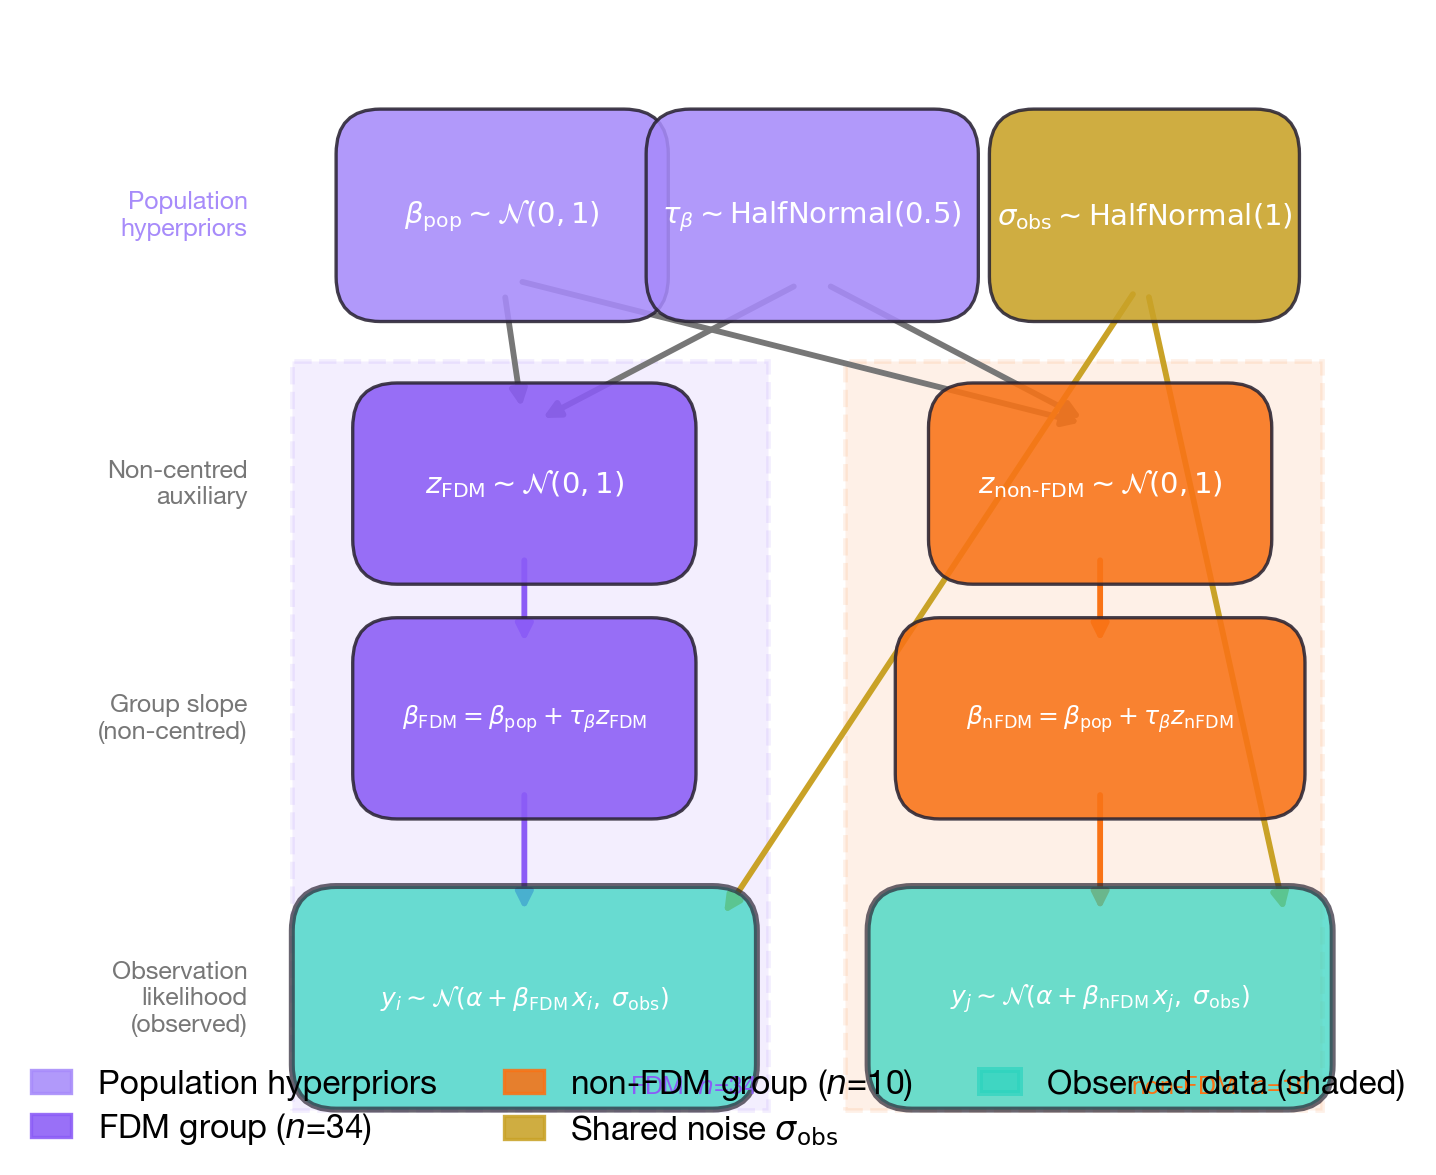

Source code (Python):
"""
Figure 9 — Hierarchical Bayesian Model DAG
Thesis §3.5b — directed acyclic graph showing partial-pooling structure.
Conference paper: thesis-only (conference paper uses fig3_hierarchical_shrinkage instead).

Shows three levels:
  1. Population hyperpriors (β_pop, τ_β, σ_obs)
  2. Group-level parameters: non-centered reparameterisation (z_g ~ N(0,1),
     β_g = β_pop + τ_β · z_g) for FDM (n=34) and non-FDM (n=10) groups
  3. Observation likelihood: y_i ~ Normal(α + β_g · x_i, σ_obs)

Non-centered form is shown because that is the actual implementation in
src/uq/hierarchical.py — the centered form was abandoned due to funnel geometry.

Run:  python figures/fig9_hierarchical_dag.py
Outputs: figures/fig9_hierarchical_dag.svg
         figures/fig9_hierarchical_dag.png
"""
from __future__ import annotations

import sys
from pathlib import Path

import matplotlib
matplotlib.use("Agg")
import matplotlib.pyplot as plt
import matplotlib.patches as mpatches
from matplotlib.patches import FancyBboxPatch

ROOT = Path(__file__).parent.parent
sys.path.insert(0, str(ROOT))

from figures.style import (  # noqa: E402
    PALETTE as C, SIZES, LW, DPI_PNG, FONTSIZE,
    apply_style, save_figure, LEGEND_KW,
)

# ── Layout constants ─────────────────────────────────────────────────────────
FIG_W, FIG_H = SIZES["dag"]   # (5.5, 4.2)

# Colors for each DAG level
COL_HYPER  = C["violet"]     # population hyperpriors
COL_FDM    = C["bootstrap"]  # FDM group
COL_NFDM   = C["bayesian"]   # non-FDM group
COL_OBS    = C["hier"]       # observation likelihood (shaded = observed)
COL_SHARED = C["amber"]      # shared parameters (σ_obs)

ALPHA_BOX   = 0.88
ALPHA_OBS   = 0.70           # slightly more transparent — "observed" nodes
BOX_RADIUS  = 0.04           # FancyBboxPatch corner radius
PLATE_ALPHA = 0.10           # plate boundary fill alpha


def _rounded_box(
    ax: plt.Axes,
    cx: float, cy: float,
    w: float, h: float,
    color: str,
    text: str,
    fontsize: int | None = None,
    alpha: float = ALPHA_BOX,
    edgecolor: str | None = None,
    textcolor: str = "white",
    lw: float = LW["spine"],
) -> None:
    """Draw a rounded rectangle centred at (cx, cy) with text."""
    fs = fontsize or FONTSIZE["annotation"]
    ec = edgecolor or C["dark"]
    box = FancyBboxPatch(
        (cx - w / 2, cy - h / 2), w, h,
        boxstyle=f"round,pad={BOX_RADIUS}",
        linewidth=lw,
        edgecolor=ec,
        facecolor=color,
        alpha=alpha,
        zorder=3,
    )
    ax.add_patch(box)
    ax.text(cx, cy, text,
            ha="center", va="center",
            fontsize=fs, color=textcolor,
            zorder=4, multialignment="center")


def _arrow(
    ax: plt.Axes,
    x0: float, y0: float,
    x1: float, y1: float,
    color: str = C["dark"],
) -> None:
    ax.annotate(
        "", xy=(x1, y1), xytext=(x0, y0),
        arrowprops=dict(
            arrowstyle="-|>",
            color=color,
            lw=LW["schematic"],
            shrinkA=5,
            shrinkB=5,
        ),
        zorder=2,
    )


def _plate(
    ax: plt.Axes,
    x0: float, y0: float,
    w: float, h: float,
    label: str,
    color: str,
) -> None:
    """Draw a plate boundary (dashed rectangle with corner label)."""
    rect = plt.Rectangle(
        (x0, y0), w, h,
        linewidth=LW["schematic"] * 0.8,
        edgecolor=color,
        facecolor=color,
        alpha=PLATE_ALPHA,
        linestyle="--",
        zorder=1,
    )
    ax.add_patch(rect)
    ax.text(x0 + w - 0.01, y0 + 0.01, label,
            ha="right", va="bottom",
            fontsize=FONTSIZE["annotation"] - 1,
            color=color, style="italic", zorder=5)


def main() -> None:
    apply_style()
    fig, ax = plt.subplots(figsize=(FIG_W, FIG_H))
    ax.set_xlim(-0.22, 1.05)   # negative left margin gives room for row labels
    ax.set_ylim(0, 1)
    ax.axis("off")

    # ── Level positions (y-centres of each row) ──────────────────────────────
    Y_HYPER  = 0.82   # row 1: population hyperpriors
    Y_NC     = 0.58   # row 2: non-centred auxiliary z_g
    Y_GROUP  = 0.37   # row 3: group-level β_g
    Y_OBS    = 0.12   # row 4: observation likelihood

    # ── Box widths / heights ──────────────────────────────────────────────────
    BW_HYPER = 0.22   # hyperprior box width
    BH_HYPER = 0.11
    BW_NC    = 0.23
    BH_NC    = 0.10
    BW_GROUP = 0.23
    BH_GROUP = 0.10
    BW_OBS   = 0.34
    BH_OBS   = 0.12

    # ── Row 1: Population hyperpriors ─────────────────────────────────────────
    # β_pop | τ_β | σ_obs (shared)
    CX_BPOP  = 0.22
    CX_TAU   = 0.50
    CX_SIGMA = 0.80

    _rounded_box(ax, CX_BPOP, Y_HYPER, BW_HYPER, BH_HYPER, COL_HYPER,
                 r"$\beta_{\mathrm{pop}} \sim \mathcal{N}(0,1)$",
                 fontsize=FONTSIZE["annotation"])
    _rounded_box(ax, CX_TAU, Y_HYPER, BW_HYPER, BH_HYPER, COL_HYPER,
                 r"$\tau_\beta \sim \mathrm{HalfNormal}(0.5)$",
                 fontsize=FONTSIZE["annotation"])
    _rounded_box(ax, CX_SIGMA, Y_HYPER, BW_HYPER - 0.02, BH_HYPER, COL_SHARED,
                 r"$\sigma_{\mathrm{obs}} \sim \mathrm{HalfNormal}(1)$",
                 fontsize=FONTSIZE["annotation"])

    # Level label
    ax.text(-0.01, Y_HYPER, "Population\nhyperpriors",
            ha="right", va="center", fontsize=FONTSIZE["annotation"] - 1,
            color=COL_HYPER, fontweight="bold")

    # ── Group plates ──────────────────────────────────────────────────────────
    # FDM plate: x ∈ [0.03, 0.48]
    _plate(ax, 0.03, Y_OBS - BH_OBS / 2 - 0.04,
           0.43, (Y_NC + BH_NC / 2 + 0.06) - (Y_OBS - BH_OBS / 2 - 0.04),
           r"FDM  $n$=34", COL_FDM)
    # non-FDM plate: x ∈ [0.53, 0.97]
    _plate(ax, 0.53, Y_OBS - BH_OBS / 2 - 0.04,
           0.43, (Y_NC + BH_NC / 2 + 0.06) - (Y_OBS - BH_OBS / 2 - 0.04),
           r"non-FDM  $n$=10", COL_NFDM)

    # ── Row 2: Non-centred auxiliary z_g ─────────────────────────────────────
    CX_ZFDM  = 0.24
    CX_ZNFDM = 0.76

    _rounded_box(ax, CX_ZFDM, Y_NC, BW_NC, BH_NC, COL_FDM,
                 r"$z_{\mathrm{FDM}} \sim \mathcal{N}(0,1)$",
                 fontsize=FONTSIZE["annotation"])
    _rounded_box(ax, CX_ZNFDM, Y_NC, BW_NC, BH_NC, COL_NFDM,
                 r"$z_{\mathrm{non\text{-}FDM}} \sim \mathcal{N}(0,1)$",
                 fontsize=FONTSIZE["annotation"])

    ax.text(-0.01, Y_NC, "Non-centred\nauxiliary",
            ha="right", va="center", fontsize=FONTSIZE["annotation"] - 1,
            color=C["mid"], fontstyle="italic")

    # ── Row 3: Group-level β_g ────────────────────────────────────────────────
    CX_BGFDM  = 0.24
    CX_BGNFDM = 0.76

    _rounded_box(ax, CX_BGFDM, Y_GROUP, BW_GROUP, BH_GROUP, COL_FDM,
                 r"$\beta_{\mathrm{FDM}} = \beta_{\mathrm{pop}} + \tau_\beta z_{\mathrm{FDM}}$",
                 fontsize=FONTSIZE["annotation"] - 1)
    _rounded_box(ax, CX_BGNFDM, Y_GROUP, BW_GROUP + 0.06, BH_GROUP, COL_NFDM,
                 r"$\beta_{\mathrm{nFDM}} = \beta_{\mathrm{pop}} + \tau_\beta z_{\mathrm{nFDM}}$",
                 fontsize=FONTSIZE["annotation"] - 1)

    ax.text(-0.01, Y_GROUP, "Group slope\n(non-centred)",
            ha="right", va="center", fontsize=FONTSIZE["annotation"] - 1,
            color=C["mid"])

    # ── Row 4: Observation likelihood ─────────────────────────────────────────
    CX_OFDM  = 0.24
    CX_ONFDM = 0.76

    # Shaded (observed) boxes — darker edgecolor signals observed nodes
    _rounded_box(ax, CX_OFDM, Y_OBS, BW_OBS, BH_OBS, COL_OBS,
                 r"$y_i \sim \mathcal{N}(\alpha + \beta_{\mathrm{FDM}}\, x_i,\; \sigma_{\mathrm{obs}})$",
                 fontsize=FONTSIZE["annotation"] - 1,
                 alpha=ALPHA_OBS, edgecolor=C["dark"], lw=LW["data"] * 0.8)
    _rounded_box(ax, CX_ONFDM, Y_OBS, BW_OBS, BH_OBS, COL_OBS,
                 r"$y_j \sim \mathcal{N}(\alpha + \beta_{\mathrm{nFDM}}\, x_j,\; \sigma_{\mathrm{obs}})$",
                 fontsize=FONTSIZE["annotation"] - 1,
                 alpha=ALPHA_OBS, edgecolor=C["dark"], lw=LW["data"] * 0.8)

    ax.text(-0.01, Y_OBS, "Observation\nlikelihood\n(observed)",
            ha="right", va="center", fontsize=FONTSIZE["annotation"] - 1,
            color=C["mid"])

    # ── Arrows: hyperpriors → z_g ─────────────────────────────────────────────
    # β_pop → z_FDM (through group equations)
    _arrow(ax, CX_BPOP, Y_HYPER - BH_HYPER / 2,
               CX_ZFDM, Y_NC + BH_NC / 2, C["mid"])
    _arrow(ax, CX_BPOP, Y_HYPER - BH_HYPER / 2,
               CX_ZNFDM, Y_NC + BH_NC / 2, C["mid"])
    # τ_β → z_FDM and z_nFDM
    _arrow(ax, CX_TAU, Y_HYPER - BH_HYPER / 2,
               CX_ZFDM, Y_NC + BH_NC / 2, C["mid"])
    _arrow(ax, CX_TAU, Y_HYPER - BH_HYPER / 2,
               CX_ZNFDM, Y_NC + BH_NC / 2, C["mid"])

    # ── Arrows: z_g → β_g ────────────────────────────────────────────────────
    _arrow(ax, CX_ZFDM, Y_NC - BH_NC / 2,
               CX_BGFDM, Y_GROUP + BH_GROUP / 2, COL_FDM)
    _arrow(ax, CX_ZNFDM, Y_NC - BH_NC / 2,
               CX_BGNFDM, Y_GROUP + BH_GROUP / 2, COL_NFDM)

    # ── Arrows: β_g → observation ────────────────────────────────────────────
    _arrow(ax, CX_BGFDM, Y_GROUP - BH_GROUP / 2,
               CX_OFDM, Y_OBS + BH_OBS / 2, COL_FDM)
    _arrow(ax, CX_BGNFDM, Y_GROUP - BH_GROUP / 2,
               CX_ONFDM, Y_OBS + BH_OBS / 2, COL_NFDM)

    # ── Arrow: σ_obs → both observation boxes (shared noise) ─────────────────
    _arrow(ax, CX_SIGMA, Y_HYPER - BH_HYPER / 2,
               CX_OFDM + BW_OBS / 2, Y_OBS + BH_OBS / 2, COL_SHARED)
    _arrow(ax, CX_SIGMA, Y_HYPER - BH_HYPER / 2,
               CX_ONFDM + BW_OBS / 2, Y_OBS + BH_OBS / 2, COL_SHARED)

    # ── Legend ────────────────────────────────────────────────────────────────
    legend_patches = [
        mpatches.Patch(color=COL_HYPER, alpha=ALPHA_BOX, label="Population hyperpriors"),
        mpatches.Patch(color=COL_FDM,   alpha=ALPHA_BOX, label=r"FDM group ($n$=34)"),
        mpatches.Patch(color=COL_NFDM,  alpha=ALPHA_BOX, label=r"non-FDM group ($n$=10)"),
        mpatches.Patch(color=COL_SHARED, alpha=ALPHA_BOX,
                       label=r"Shared noise $\sigma_\mathrm{obs}$"),
        mpatches.Patch(color=COL_OBS,   alpha=ALPHA_OBS,
                       label="Observed data (shaded)", linewidth=LW["data"] * 0.8,
                       edgecolor=C["dark"]),
    ]
    ax.legend(handles=legend_patches, loc="lower center",
              bbox_to_anchor=(0.5, -0.04),
              ncol=3, handlelength=1.2, **LEGEND_KW)

    save_figure(fig, Path(__file__).with_suffix(""), pad=1.8)


if __name__ == "__main__":
    main()
